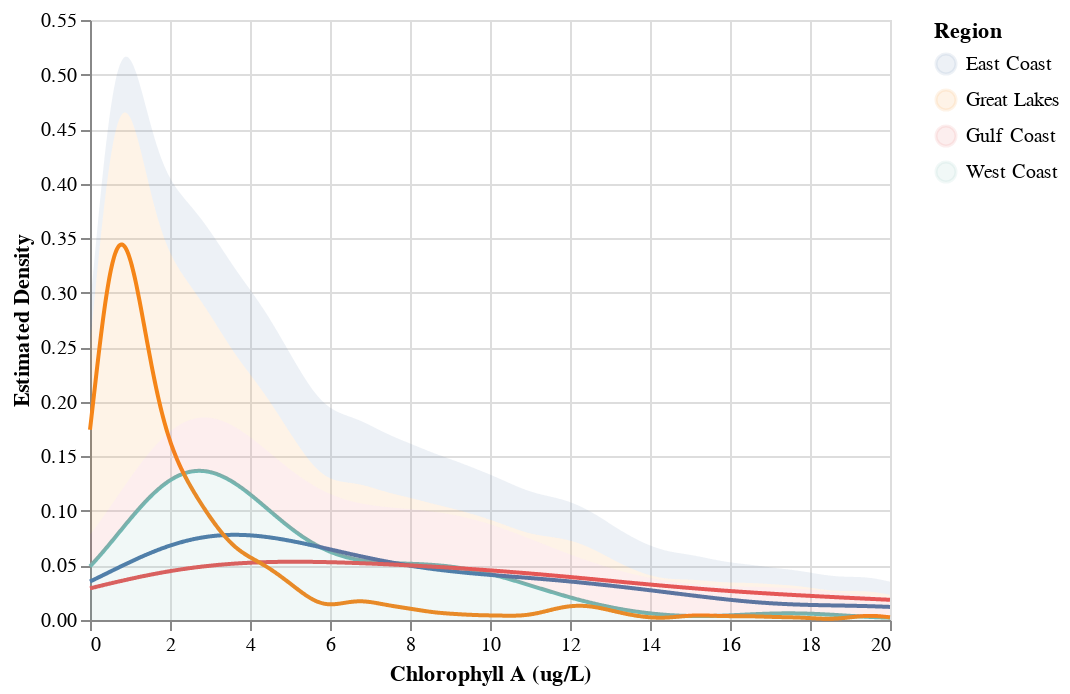

Notebook cell for this chart:
### Code cell
# density estimates of productivity for each region
p = alt.Chart(plot_df).transform_density(
    density = 'Chlorophyll A (ug/L)',
    groupby = ['Region'],
    as_ = ['Chlorophyll A (ug/L)', 'Estimated Density'],
    extent = [0, 20],
    steps = 1000 
).mark_line().encode(
    x = 'Chlorophyll A (ug/L):Q',
    y = 'Estimated Density:Q',
    color = 'Region:N'
)

fig4 = p + p.mark_area(opacity = 0.1)
fig4

### Figure 1 — Vega-Lite specification as saved in the notebook (floating-point values rounded to 4 significant figures; data arrays with more than 128 entries replaced by an {"elided": "..."} marker saying what was removed)
{"config": {"view": {"continuousWidth": 400, "continuousHeight": 300}}, "layer": [{"mark": "line", "encoding": {"color": {"field": "Region", "type": "nominal"}, "x": {"field": "Chlorophyll A (ug/L)", "type": "quantitative"}, "y": {"field": "Estimated Density", "type": "quantitative"}}, "transform": [{"density": "Chlorophyll A (ug/L)", "extent": [0, 20], "groupby": ["Region"], "steps": 1000, "as": ["Chlorophyll A (ug/L)", "Estimated Density"]}]}, {"mark": {"type": "area", "opacity": 0.1}, "encoding": {"color": {"field": "Region", "type": "nominal"}, "x": {"field": "Chlorophyll A (ug/L)", "type": "quantitative"}, "y": {"field": "Estimated Density", "type": "quantitative"}}, "transform": [{"density": "Chlorophyll A (ug/L)", "extent": [0, 20], "groupby": ["Region"], "steps": 1000, "as": ["Chlorophyll A (ug/L)", "Estimated Density"]}]}], "data": {"name": "data-ff8abe9b7726a74848415bc7d0d6831f"}, "$schema": "https://vega.github.io/schema/vega-lite/v4.17.0.json", "datasets": {"data-ff8abe9b7726a74848415bc7d0d6831f": {"elided": "2184 records"}}}
